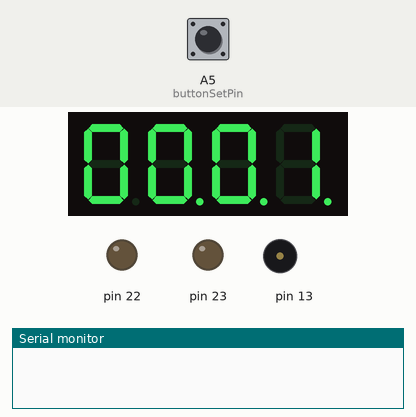
Bench run of a sketch on a simulated Arduino Uno, built with avr-gcc and run on an emulated ATmega328P. Shown: 4-digit seven-segment display, output pins drawn as LEDs (lit = HIGH), buzzer (waves = sounding), the last lines printed to the serial monitor. Wiring (inferred from the names in the program): 4-digit 7-segment display, segments lit when LOW: segments pin 2, pin 3, pin 4, pin 5, pin 6, pin 7, pin 8, pin 9; digit selects pin 9, pin 10, pin 11, pin 12. The inputs (shaded band) are chosen by the test bench; at power-on: A5 (buttonSetPin) LOW. The segment pins are drawn as the display they are named for; pins used as bus, display or sensor lines are not drawn.

Above: at 1.2 s.
1.3 s: A5 (buttonSetPin) pulled HIGH for 0.15 s
4.4 s: A5 (buttonSetPin) pulled HIGH for 1 s
At 6.22 s:
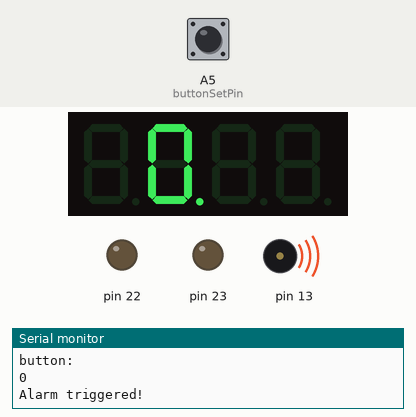
8.4 s: A5 (buttonSetPin) pulled HIGH for 0.15 s
At 9.2 s:
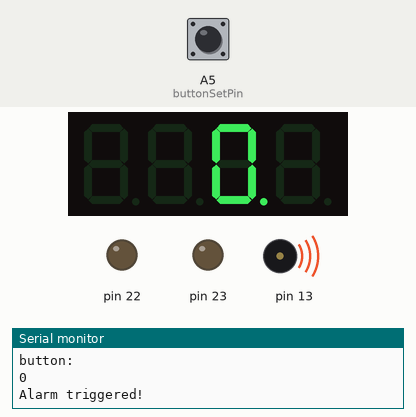
Timing chart, 0 to 14.8 s (numbered marks = the images above; inputs shaded):
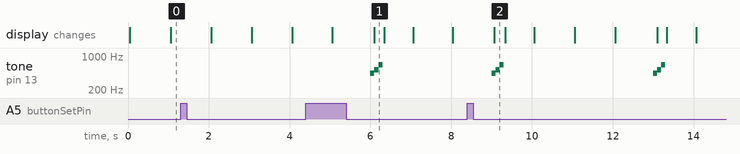

The sketch:

alarmbuttontest.ino
```cpp
#include <Time.h>
#include <TimeAlarms.h>
const int buttonSetPin = A5;

int buttonState;             // the current reading from the input pin
int lastButtonState = LOW;  // the previous reading from the input pin

void setup()
{
 DDRD=0xff; // all pins 0-7 OUTPUTs
 DDRB=0xff; // all pins 8-13 OUTPUTs even though we only use pins 8-12
 PORTD=0x00; // make pins 0-7 LOWs
 PORTB=0x00; // make pins 8-13 LOWs
 Serial.begin(9600);
}

void loop()
{
  displayTime(minute(), second());
  int buttonState = digitalRead(buttonSetPin);
  if (buttonState != lastButtonState) {
    Serial.println("button: ");
    Serial.println(buttonState);
    if(buttonState == HIGH) {
      Alarm.timerOnce(5, alarmSound);
      Serial.println("Set alarm! ");
    }
  }
  lastButtonState = buttonState;
}

void alarmSound(){

  Serial.println("Alarm triggered!");
  tone(13, 440, 500);
  Alarm.delay(100);
  noTone(13);
  tone(13, 523, 500);
  Alarm.delay(100);
  noTone(13);
  tone(13, 659, 500);
  Alarm.delay(100);
  noTone(13);
}

void displayTime(int hours, int minutes) {
  displayDigitOnSquare(hours / 10,1);
  displayDigitOnSquare(hours % 10, 2);
  displayDigitOnSquare(minutes / 10,3);
  displayDigitOnSquare(minutes % 10,4);
}

void displayDigitOnSquare(int num, int square) {
    turnOnSquare(square);
    displayDigit(num);
    Alarm.delay(0);
}
void displayDigit(int num)
{
   switch(num)
   {
     case 0:
      PORTD=B00000011; // pins 2-7 on
      digitalWrite(8,HIGH); // turn off pin 8
     break;
     case 1:
      PORTD=B11100111; // only pins 2 and 3 are on
      digitalWrite(8,HIGH); // turn off pin 8
     break;
     case 2:
      PORTD=B10010011; // only pins 2,3,5 and 6 on
      digitalWrite(8,LOW); // segment g on
     break;
     case 3:
      PORTD=B11000011; // only pins 2,3,4 and 5 on
      digitalWrite(8,LOW); // segment g on
     break;
     case 4:
      PORTD=B01100111; // only pins 3,4 and 7 on
      digitalWrite(8,LOW); // segment g on
     break;
     case 5:
      PORTD=B01001011; //B10110100; // only pins 2,4,5 and 7 on
      digitalWrite(8,LOW); // segment g on
     break;
     case 6:
      PORTD=B00001011; //B11110100; // only pins 2,4,5,6 and 7 on
      digitalWrite(8,LOW); // segment g on
     break;
     case 7:
      PORTD=B11100011; // only pins 2,3 and 4 on
      digitalWrite(8,HIGH); // segment g off
     break;
     case 8:
      PORTD=B00000011; // pins 2-7 on
      digitalWrite(8,LOW); // turn on pin 8
     break;
     case 9:
      PORTD=B01000011; // only pins 2,3, 4 and 5 on
      digitalWrite(8,LOW); // segment g on
     break;
   }
}

void turnOnSquare(int num)
{
int d1=9,d2=10,d3=11,d4=12;
 switch(num)
 {
   case 1:
    digitalWrite(d2,LOW);
    digitalWrite(d3,LOW);
    digitalWrite(d4,LOW);
    digitalWrite(d1,HIGH);
   break;
   case 2:
    digitalWrite(d1,LOW);
    digitalWrite(d3,LOW);
    digitalWrite(d4,LOW);
    digitalWrite(d2,HIGH);
   break;
   case 3:
    digitalWrite(d1,LOW);
    digitalWrite(d2,LOW);
    digitalWrite(d4,LOW);
    digitalWrite(d3,HIGH);
   break;
   case 4:
    digitalWrite(d1,LOW);
    digitalWrite(d2,LOW);
    digitalWrite(d3,LOW);
    digitalWrite(d4,HIGH);
   break;
   default:
   // this should never occur, but do what you want here
   break;
 }

}
```

Measured:
- by itself, tone on pin 13: plays 440 Hz for 0.10 s, 523 Hz for 0.10 s, 659 Hz for 0.10 s, 440 Hz for 0.10 s, 523 Hz for 0.10 s, 659 Hz for 0.10 s
